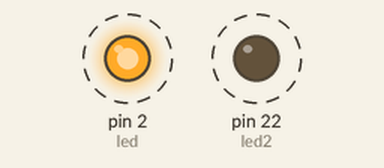
Bench run of a sketch on a simulated Arduino Mega 2560, built with avr-gcc and run on an emulated ATmega2560. Shown: output pins drawn as LEDs (lit = HIGH). Dashed ring = blinking.

Above: at 0.2 s.
Timing chart, 0 to 3.8 s (numbered marks = the images above):
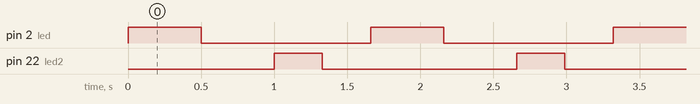

The sketch:

eje_1_Secuencial.ino
```cpp
#define led 2
#define led2 22

#define t_1 500
#define t_2 330

void setup() {
  // put your setup code here, to run once:
  pinMode(led,OUTPUT);
  pinMode(led2,OUTPUT);

}

void loop() {
  // put your main code here, to run repeatedly:
  digitalWrite(led,1);
  delay(t_1);
  digitalWrite(led,0);
  delay(t_1);

  digitalWrite(led2,1);
  delay(t_2);
  digitalWrite(led2,0);
  delay(t_2);

}
```

Measured:
- by itself, pin 2 (led): alternates HIGH for 0.50 s and LOW for 1.2 s
- by itself, pin 22 (led2): alternates HIGH for 0.33 s and LOW for 1.3 s
- by itself, everything shown: repeats every 1.7 s, in 4 steps
